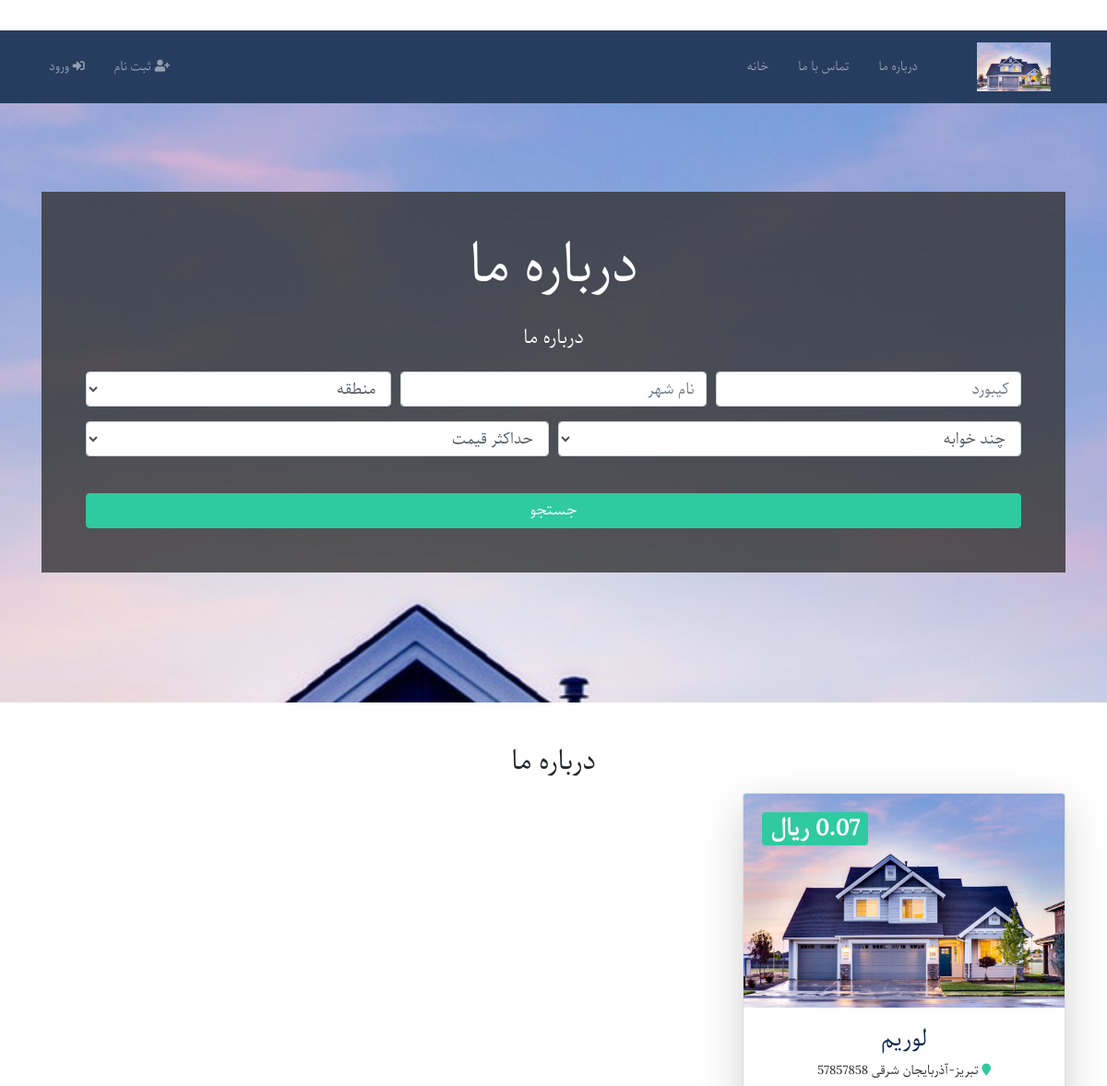
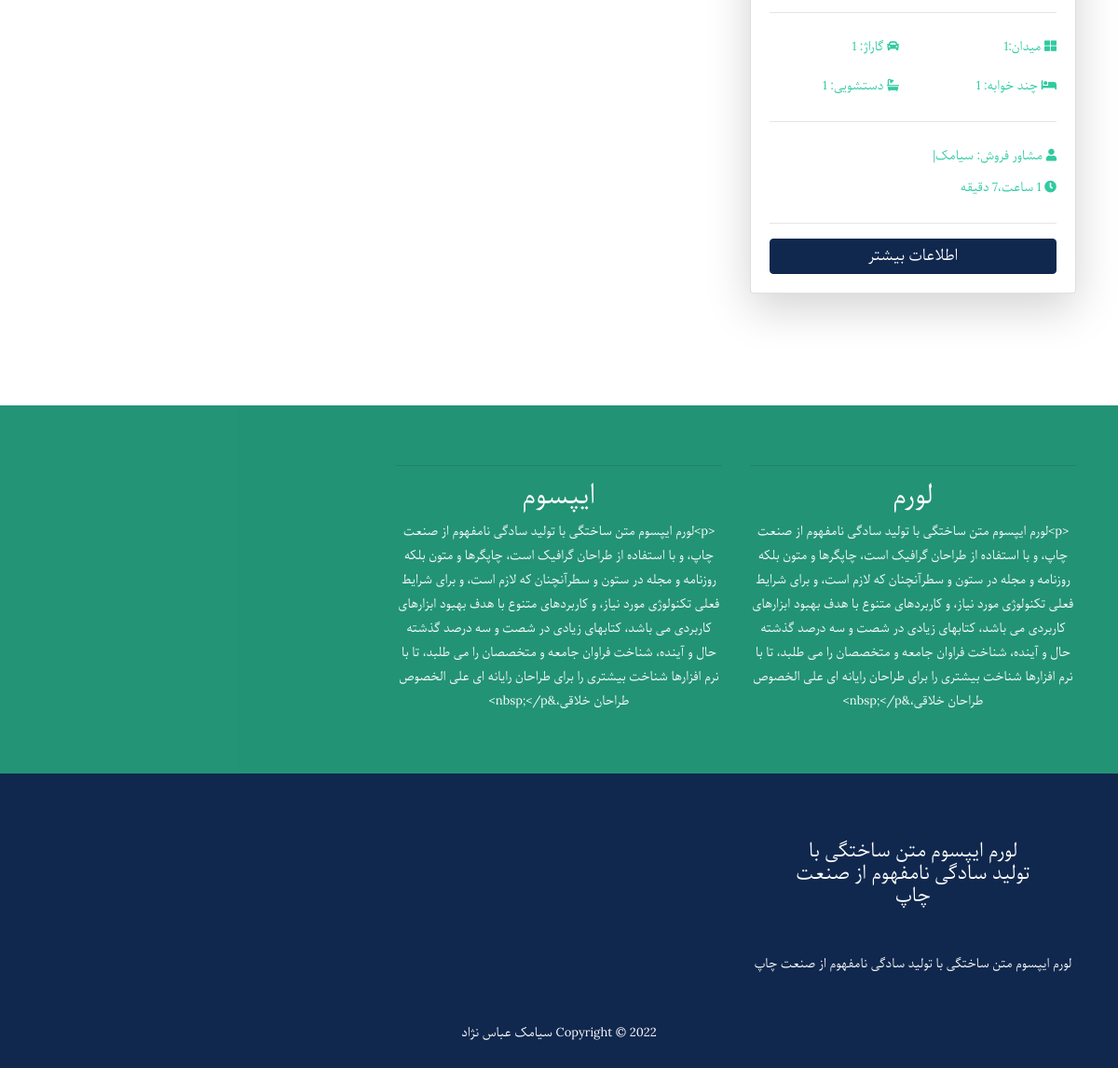
The page / on the database its author committed (2 pictures, top to bottom).
### blog/models.py (models this page shows, shortened)
class Page(models.Model):
    STATUS_CHOICES = (
        ('draft', 'Draft'),
        ('published', 'Published')
    )
    menu_title = models.CharField(max_length=200)
    menu_title1 = models.CharField(max_length=200)
    menu_title2 = models.CharField(max_length=200)
    title = models.CharField(max_length=200)
    page_title = models.CharField(max_length=200)
    card_title = models.CharField(max_length=200)
    show_in_menu = models.BooleanField(default=False)
    logo = models.ImageField(
        upload_to='logo/%Y/%m/%d', blank=True)
    social = models.ManyToManyField('Social', related_name='page')
    publish = models.DateTimeField(auto_now=True)
    status = models.CharField(
        max_length=10, choices=STATUS_CHOICES, default='draft')
    class Meta:
        verbose_name = 'صفحات'
        verbose_name_plural ='صفحات'

class Subfooter(models.Model):
    icon = IconField()
    title = models.CharField(max_length=200)
    body = RichTextField()
    class Meta:
        verbose_name = 'خدمات ما'
        verbose_name_plural ='خدمات ما'

class About(models.Model):
    sub_title = models.CharField(max_length=200)
    page_title = models.CharField(max_length=200)
    title = models.CharField(max_length=200)
    summary = models.CharField(max_length=200)
    image = models.ImageField(upload_to='photo_about/%Y/%m/%d', blank=True)
    body = RichTextField()
    work_title = models.CharField(max_length=200)
    summary_work = models.CharField(max_length=200)
    class Meta:
        verbose_name = 'درباره ما'
        verbose_name_plural = 'درباره ما'

### listings/models.py (models this page shows, shortened)
class Listing(models.Model):
    title_header=models.CharField(max_length=200)
    summary =models.CharField(max_length=200)
    realtor = models.ManyToManyField(Realtor,  related_name='listing')
    title = models.CharField(max_length=200)
    state = models.CharField(max_length=200, blank=True)
    city = models.CharField(max_length=100, blank=True)
    address = models.CharField(max_length=200, blank=True)
    zipcode = models.CharField(max_length=20, blank=True)
    description = RichTextField()
    price = models.DecimalField(max_digits= 20, decimal_places=2, blank=True)
    bedrooms = models.IntegerField()
    bathroom = models.IntegerField()
    garage = models.IntegerField(default=0, blank=True)
    sqft = models.IntegerField()
    photo_main = models.ImageField(upload_to='photos/%Y/%m/%d')
    photo_1= models.ImageField(upload_to='photos/%Y/%m/%d', blank = True)
    photo_2= models.ImageField(upload_to='photos/%Y/%m/%d', blank = True)
    photo_3= models.ImageField(upload_to='photos/%Y/%m/%d', blank = True)
    photo_4= models.ImageField(upload_to='photos/%Y/%m/%d', blank = True)
    photo_5= models.ImageField(upload_to='photos/%Y/%m/%d', blank = True)
    photo_6= models.ImageField(upload_to='photos/%Y/%m/%d', blank = True)
    published_at = models.DateTimeField(default=timezone.now)
    created = models.DateTimeField(auto_now_add=True)
    updated = models.DateTimeField(auto_now=True)
    class Meta:
        verbose_name = 'لیست'
        verbose_name_plural ='لیست'
    def get_absolute_url(self):
        return reverse('listings:listing', args=[ self.id])

### realtors/models.py (models this page shows, shortened)
class Realtor(models.Model):
    name = models.CharField(max_length = 128)
    photo = models.ImageField(upload_to ='photos/%Y/%m/%d', blank=True)
    description = RichTextField()
    phone = models.CharField(max_length=50)
    email = models.EmailField()
    is_mvp =models.BooleanField(default =False)
    hire_date = models.DateTimeField(default=datetime.now, blank = True)
    role = models.ForeignKey('Role', on_delete = models.DO_NOTHING, related_name= 'realtor')
    class Meta:
        verbose_name = 'دلال فروش'
        verbose_name_plural ='دلال فروش'

### blog/views.py (the view)
# urls.py: path('', views.home, name = 'home'),
def home(request):
    listings = Listing.objects.order_by('-published_at')[:3]
    socialmedia = Social.objects.all()
    contact = Contact_Us.objects.all()
    pages = Page.objects.filter(show_in_menu=True)
    subfooter = Subfooter.objects.all()
    about = About.objects.all()
    context = {
        'listings': listings,
        'state_choices': state_choices,
        'bedroom_choices': bedroom_choices,
        'price_choices': price_choices,
        'socialmedia': socialmedia,
        'contact': contact,
        'pages': pages,
        'subfooter': subfooter,
        'about': about
    }
    return render(request, 'blog/index.html', context)

### templates/blog/index.html (shortened to what this page needs)
{% extends 'shared/base.html' %}
{% load static %}
{% load humanize %}
{% block content %}
<section id="showcase">
  <div class="container text-center">
    {% for page in pages %}
    <div class="home-search p-5">
      <div class="overlay p-5">
        <h1 class="display-4 mb-4">
          {{ page.title }}
        </h1>
        <p class="lead"> {{ page.page_title }}</p>
        <div class="search">
          <form action="{% url 'listings:search' %}" method="GET">
            <div class="form-row">
              <div class="col-md-4 mb-3">
                <input type="text" name="keywords" class="form-control" placeholder="کیبورد">
              </div>
              <div class="col-md-4 mb-3">
                <input type="text" name="city" class="form-control" placeholder="نام شهر">
              </div>
              <div class="col-md-4 mb-3">
                <select name="state" class="form-control">
                  <option selected="true" disabled="disabled"> منطقه </option>
                </select>
              </div>
            </div>
            <div class="form-row">
              <div class="col-md-6 mb-3">
                <select name="bedrooms" class="form-control">
                  <option selected="true" disabled="disabled"> چند خوابه </option>
                </select>
              </div>
              <div class="col-md-6 mb-3">
                <select name="price" class="form-control" id="type">
                  <option selected="true" disabled="disabled"> حداکثر قیمت </option>
                </select>
              </div>
            </div>
            <button class="btn btn-secondary btn-block mt-4" type="submit"> جستجو </button>
          </form>
        </div>
      </div>
    </div>{% endfor %}
  </div>
</section>
<section id="listings" class="py-5">
  <div class="container">{% for page in pages %}
    <h3 class="text-center mb-3"> {{ page.card_title}} </h3>
    <div class="row">
      {% if listings %}
      {% for listing in listings %}
      <div class="col-md-6 col-lg-4 mb-4">
        <div class="card listing-preview shadow-lg mb-5 rounded">
          <img class="card-img-top" src="{{ listing.photo_main.url }}" alt="">
          <div class="card-img-overlay">
            <h2>
              <span class="badge badge-secondary text-white float-left">{{ listing.price | intcomma }} ریال </span>
            </h2>
          </div>
          <div class="card-body">
            <div class="listing-heading text-center">
              <h4 class="text-primary">{{ listing.title }} </h4>
              <p>
                <i class="fas fa-map-marker text-secondary"></i>
                {{ listing.city }}-{{ listing.state }} {{ listing.zipcode }}</p>
            </div>
            <hr>
            <div class="row py-2 text-secondary">
              <div class="col-6">
                <i class="fas fa-th-large"></i> میدان:{{ listing.sqft }}</div>
              <div class="col-6">
                <i class="fas fa-car"></i> گاراژ: {{ listing.garage }}</div>
            </div>
            <div class="row py-2 text-secondary">
              <div class="col-6">
                <i class="fas fa-bed"></i> چند خوابه: {{ listing.bedrooms }}</div>
              <div class="col-6">
                <i class="fas fa-bath"></i> دستشویی: {{ listing.bathroom }} </div>
            </div>
            <hr>
            <div class="row py-2 text-secondary">
              <div class="col-12">
                <i class="fas fa-user"></i> مشاور فروش: {% for real in listing.realtor.all %}{{ real.name }}|
                {% endfor %}</div>
            </div>
            <div class="row text-secondary pb-2">
              <div class="col-12">
                <i class="fas fa-clock"></i> {{ listing.published_at | timesince }}</div>
            </div>
            <hr>
            <a href="{{ listing.get_absolute_url }}" class="btn btn-primary btn-block"> اطلاعات بیشتر</a>
          </div>
        </div>
      </div>
      {% endfor %}
      {% else %}
      <div class="col_md_12">
        <p>لیستی وجود نداره</p>
      </div>
      {% endif %}
    </div>
  </div>{% endfor %}
</section>
<section id="services" class="py-5 bg-secondary text-white">
  <div class="container">
    <div class="row text-center">
      {% for subfoot in subfooter %}
      <div class="col-md-4">
        <hr>
        <h3>{{ subfoot.title }} </h3>
        <p> {{ subfoot.body }}
        </p>
      </div>
      {% endfor %}
    </div>
  </div>
</section>
{% endblock %}

### templates/partials/_nav.html (shortened to what this page needs)
{% load static %}
<nav class="navbar navbar-expand-lg navbar-dark bg-primary sticky-top">
  <div class="container">
    <div class="collapse navbar-collapse float-right" id="navbarNavAltMarkup">
        {% for page in pages %}
    <a class="navbar-brand" href="{% url 'blog:home' %}">
      <img src="{{ page.logo.url }}" class="logo" alt="">
    </a>{% endfor %}
        {% for page in pages %}
        <ul class="navbar-nav ml-auto">
          <li {% if 'home' in request.path %} class="nav-item active mr-3" {% else %} class="nav-item mr-3" {% endif %}>
            <a class="nav-link" href="{% url 'blog:home' %}"> {{ page.menu_title }}</a>
          </li>
          <li {% if 'about' in request.path %}class="nav-item active mr-3" {% else %} class="nav-item mr-3" {% endif %}>
            <a class="nav-link" href="{% url 'blog:about' %}">{{ page.menu_title1 }}</a>
          </li>
          <li {% if 'listing' in request.path %}class="nav-item active mr-3" {% else %} class="nav-item mr-3" {% endif %}>
            <a class="nav-link" href="{% url 'listings:listings' %}"> {{ page.menu_title2 }} </a>
          </li>
        </ul>{% endfor %}
      <ul class="navbar-nav ">
        {% if user.is_authenticated %}
        <li {% if 'dashboard' in request.path %} class="nav-item active mr-3" {% else %} class="nav-item mr-3"
          {% endif %}>
          <a class="nav-link" href="{% url 'accounts:dashboard' %}">
           داشبورد {{ user.username }}
          </a>
        </li>
        <li class="nav-item mr-3">
          <a class="nav-link" href="javascript:{document.getElementById('logout').submit()}">
            <i class="fas fa-sign-out-alt"></i> خروج </a>
          <form action="{% url 'accounts:logout' %}" method="POST" id="logout">
            {% csrf_token %}
            <input type="hidden">
          </form>
        </li>
        {% else %}
        <li {% if 'register' in request.path %} class="nav-item active mr-3" {% else %} class="nav-item mr-3"
          {% endif %}>
          <a class="nav-link" href="{% url 'accounts:register' %}">
            <i class="fas fa-user-plus"></i> ثبت نام </a>
        </li>
        <li {% if 'login' in request.path %} class="nav-item active mr-3" {% else %} class="nav-item mr-3" {% endif %}>
          <a class="nav-link" href="{% url 'accounts:login' %}">
            <i class="fas fa-sign-in-alt"></i> ورود </a>
        </li>
        {% endif %}
      </ul>
    </div>
  </div>
</nav>

### templates/partials/_footer.html (shortened to what this page needs)
<footer id="main-footer" class="py-4 bg-primary text-white text-center">
  <div class="container bottom_border">
    <div class="row">
      <div class=" col-sm-4 col-md  col-12 col">
        {% for abo in about %}
        <h5 class="headin5_amrc col_white_amrc m-5">{{ abo.sub_title}}</h5>
        <p class="mb10 mb-5">{{ abo.summary }}
        </p>{% endfor %}
      </div>
      <div class="col-sm-4 col-md col-sm-4 col-12 col mt-5 ">
        <div class="social-foot mt-5 mb-5">
        </div>
      </div>
      <div class=" col-sm-4 col-md col-sm-4  col-12 col">
      </div>
    </div>
  </div>
  Copyright &copy;
  <span class="year"></span> سیامک عباس نژاد
</footer>

### static/assets/css/all.css (style rules this page uses)
.fa, .fas, .far, .fal, .fab { -moz-osx-font-smoothing: grayscale; -webkit-font-smoothing: antialiased; display: inline-block; font-style: normal; font-variant: normal; text-rendering: auto; line-height: 1; }
.fa-bath:before { content: "\f2cd"; }
.fa-bed:before { content: "\f236"; }
.fa-car:before { content: "\f1b9"; }
.fa-clock:before { content: "\f017"; }
.fa-map-marker:before { content: "\f041"; }
.fa-sign-in-alt:before { content: "\f2f6"; }
.fa-th-large:before { content: "\f009"; }
.fa-user:before { content: "\f007"; }
.fa-user-plus:before { content: "\f234"; }
.fa, .fas { font-family: 'Font Awesome 5 Free'; font-weight: 900; }

### static/assets/css/style.css (style rules this page uses)
.btn-secondary { color: #fff !important; }
body { direction: rtl; font: 13px/2 'Parastoo'; font-family: Parastoo; }
img { width: 100%; }
.logo { width: 80px; }
.navbar { opacity: 0.9; text-transform: uppercase; }
#showcase { background: url(../img/showcase.jpg) no-repeat top center fixed; background-size: cover; position: relative; min-height: 650px; color: #fff; padding-top: 6rem; }
#showcase .home-search { min-height: 400px; position: relative; border-radius: 5px; }
#showcase .overlay { content: ''; position: absolute; top: 0; left: 0; min-height: 400px; width: 100%; background: rgba(51, 51, 51, 0.8); }
#services { background: url(../img/building.jpg) no-repeat top center fixed/cover; min-height: 300px; position: relative; overflow: hidden; }
#services::before { content: ''; position: absolute; top: 0; left: 0; min-height: 100%; width: 100%; background: rgba(32, 134, 107, 0.8); }
.listing-preview a { position: relative; }

### rows shown on the page
Page: logo (picture), menu_title "درباره ما", menu_title1 "تماس با ما", menu_title2 "خانه", title "درباره ما", page_title "درباره ما", card_title "درباره ما"
Listing: photo_main (picture), price "0.07", title "لوریم", city "تبریز", state "آذربایجان شرقی", zipcode "57857858", sqft "1", garage "1", bedrooms "1", bathroom "1", published_at "1 ساعت،7 دقیقه"
Realtor: name "سیامک"
Subfooter: title "لورم", body "<p>لورم ایپسوم متن ساختگی با تولید سادگی نامفهوم از صنعت چاپ، و با استفاده از طراحان گرافیک است، چاپگرها و متون بلکه روزنامه و مجله در ستون و سطرآنچنان که لازم است، و برای شرایط فعلی تکنولوژی مورد نیاز، و کاربردهای متنوع با هدف بهبود ابزارهای کاربردی می باشد، کتابهای زیادی در شصت و سه درصد گذشته حال و آینده، شناخت فراوان جامعه و متخصصان را می طلبد، تا با نرم افزارها شناخت بیشتری را برای طراحان رایانه ای علی الخصوص طراحان خلاقی،&nbsp;</p>"
Subfooter: title "ایپسوم", body "<p>لورم ایپسوم متن ساختگی با تولید سادگی نامفهوم از صنعت چاپ، و با استفاده از طراحان گرافیک است، چاپگرها و متون بلکه روزنامه و مجله در ستون و سطرآنچنان که لازم است، و برای شرایط فعلی تکنولوژی مورد نیاز، و کاربردهای متنوع با هدف بهبود ابزارهای کاربردی می باشد، کتابهای زیادی در شصت و سه درصد گذشته حال و آینده، شناخت فراوان جامعه و متخصصان را می طلبد، تا با نرم افزارها شناخت بیشتری را برای طراحان رایانه ای علی الخصوص طراحان خلاقی،&nbsp;</p>"
About: sub_title "لورم ایپسوم متن ساختگی با تولید سادگی نامفهوم از صنعت چاپ", summary "لورم ایپسوم متن ساختگی با تولید سادگی نامفهوم از صنعت چاپ"
